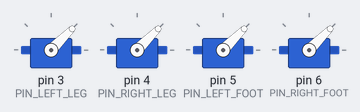
This sketch was run on a simulated Arduino Uno, built with avr-gcc and run on an emulated ATmega328P. On the bench: 4 × servo.

Above: at 0.1 s.
At 2.1 s:
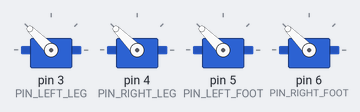
At 3.1 s:
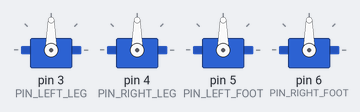
Timing chart, 0 to 4.6 s (numbered marks = the images above):
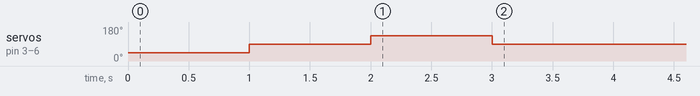

The sketch:

OTTO_Servo_Setup.ino
```cpp
/*
 * Wombatics OTTO - Ultrasonic Test
 * https://www.wombatics.com/
 * https://www.facebook.com/wombaticsco/
 * https://github.com/wombatics/
*/

#include <Servo.h>
#include <Oscillator.h>


/*
                 ---------------
                |     O   O     |
                |---------------|
RIGHT LEG 4==>  |               | <== LEFT LEG 3
                 ---------------
                    ||     ||
RIGHT FOOT 6==>   -----   ------  <== LEFT FOOT 5
                 |-----   ------|
*/

#define PIN_LEFT_LEG   3
#define PIN_RIGHT_LEG  4
#define PIN_LEFT_FOOT  5
#define PIN_RIGHT_FOOT 6

#define N_SERVOS 4 // There are four servos
Oscillator servo[N_SERVOS];

void setup()
{
  servo[0].attach(PIN_LEFT_LEG);
  servo[1].attach(PIN_RIGHT_LEG);
  servo[2].attach(PIN_LEFT_FOOT);
  servo[3].attach(PIN_RIGHT_FOOT);

  //Test 45 degree
  servo[0].SetPosition(45);
  servo[1].SetPosition(45);
  servo[2].SetPosition(45);
  servo[3].SetPosition(45);
  delay(1000);

  //Test 90 degree
  servo[0].SetPosition(90);
  servo[1].SetPosition(90);
  servo[2].SetPosition(90);
  servo[3].SetPosition(90);
  delay(1000);

  //Test 135 degree
  servo[0].SetPosition(135);
  servo[1].SetPosition(135);
  servo[2].SetPosition(135);
  servo[3].SetPosition(135);
  delay(1000);

  // Set Final position to 90 degree for assembly
  servo[0].SetPosition(90);
  servo[1].SetPosition(90);
  servo[2].SetPosition(90);
  servo[3].SetPosition(90);

  delay(1000);

}

void loop()
{


}
```
